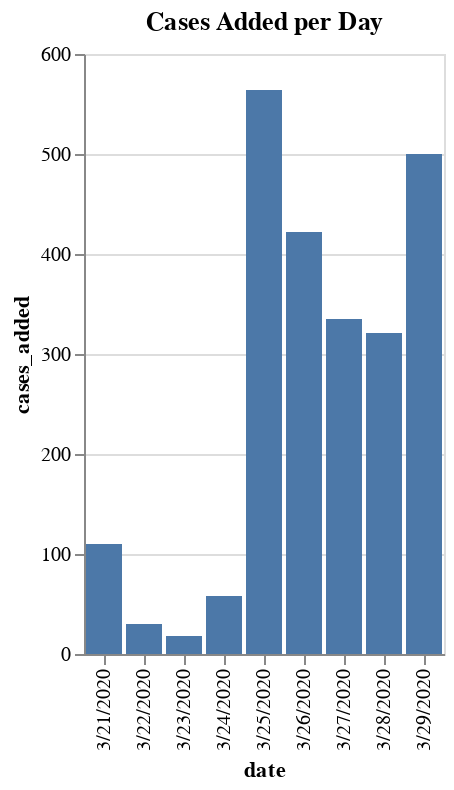

Notebook source saved alongside this figure:
### Code cell
deltas = []
prevdate = min_date
currdate = prevdate + dt.timedelta(days=1)
while currdate <= max_date:
    currdate_text = datestamp(currdate)
    prevdate_text = datestamp(prevdate)
    
    currdate_total = df_num_cases.loc[df_num_cases["date"] == currdate_text]["num_cases"].astype('int32').sum()
    prevdate_total = df_num_cases.loc[df_num_cases["date"] == prevdate_text]["num_cases"].astype('int32').sum()
    
    deltas.append({
        "date": currdate_text,
        "cases_added": currdate_total - prevdate_total
    })
    
    prevdate = currdate
    currdate = prevdate + dt.timedelta(days=1)

df_deltas = pd.DataFrame(deltas)
display(df_deltas)

import altair as alt
alt.Chart(df_deltas, title="Cases Added per Day").mark_bar().encode(
    x=alt.X('date', bin=False),
    y='cases_added'
)

### Figure 1 — Vega-Lite specification as saved in the notebook (floating-point values rounded to 4 significant figures)
{"config": {"view": {"continuousWidth": 400, "continuousHeight": 300}}, "data": {"name": "data-9aaa328ce30b9f3fb7101714b54bec23"}, "mark": "bar", "encoding": {"x": {"type": "nominal", "bin": false, "field": "date"}, "y": {"type": "quantitative", "field": "cases_added"}}, "title": "Cases Added per Day", "$schema": "https://vega.github.io/schema/vega-lite/v4.0.2.json", "datasets": {"data-9aaa328ce30b9f3fb7101714b54bec23": [{"date": "3/21/2020", "cases_added": 110}, {"date": "3/22/2020", "cases_added": 30}, {"date": "3/23/2020", "cases_added": 18}, {"date": "3/24/2020", "cases_added": 58}, {"date": "3/25/2020", "cases_added": 564}, {"date": "3/26/2020", "cases_added": 422}, {"date": "3/27/2020", "cases_added": 335}, {"date": "3/28/2020", "cases_added": 321}, {"date": "3/29/2020", "cases_added": 500}]}}
